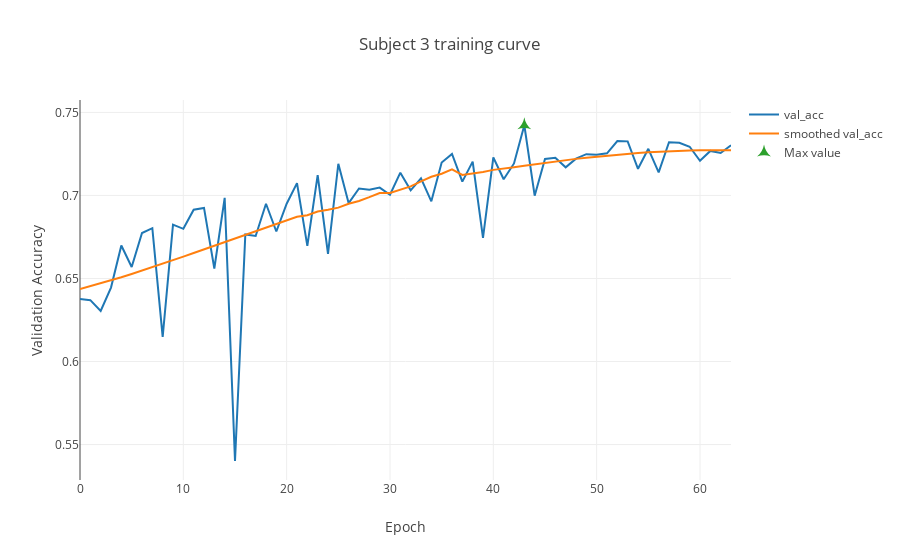

Here is the notebook cell this chart was saved with:
### Code cell
HIST_PATH = 'results/history/db1/ts200/'
subject = 3
with open(HIST_PATH+'subject:{}_history.pickle'.format(subject), 'rb') as hfile:
    data = pickle.load(hfile)

max_idx = data['val_acc'].index(max(data['val_acc']))
max_val = data['val_acc'][max_idx:max_idx+1]
max_x = [max_idx, max_idx+1]
layout = go.Layout(
    title = 'Subject {} training curve'.format(subject),
    xaxis = {'title': 'Epoch'},
    yaxis = {'title': 'Validation Accuracy'})
iplot({'data': [{'y': data['val_acc'],'name': 'val_acc'},
                {'y': signal.savgol_filter(data['val_acc'], 43, 3), 
                 'name': 'smoothed val_acc'},
                {'y': max_val, 'x': max_x, 'mode': 'markers',
                 'marker':{'size': 10, 'symbol': 'star-triangle-up'}, 'name': 'Max value'},
               ],
       'layout': layout})

### Figure 1 — Plotly figure (JSON) as saved in the notebook; plotly's stock layout.template omitted (floating-point values rounded to 4 significant figures)
{"data": [{"name": "val_acc", "y": [0.6377, 0.637, 0.6305, 0.6445, 0.6698, 0.6569, 0.6774, 0.6803, 0.6148, 0.6824, 0.6799, 0.6914, 0.6925, 0.656, 0.6986, 0.5401, 0.6765, 0.6756, 0.695, 0.6783, 0.695, 0.7074, 0.6697, 0.7123, 0.6648, 0.7191, 0.6954, 0.7042, 0.7035, 0.7047, 0.7004, 0.7137, 0.7031, 0.7103, 0.6964, 0.7198, 0.725, 0.7083, 0.7203, 0.6745, 0.7229, 0.7097, 0.7193, 0.7423, 0.6999, 0.722, 0.7227, 0.7169, 0.7221, 0.7248, 0.7245, 0.7254, 0.7327, 0.7326, 0.716, 0.7281, 0.7139, 0.732, 0.7317, 0.7293, 0.7209, 0.7268, 0.7256, 0.7302]}, {"name": "smoothed val_acc", "y": [0.6436, 0.6453, 0.647, 0.6489, 0.6508, 0.6527, 0.6547, 0.6568, 0.6589, 0.661, 0.6632, 0.6654, 0.6676, 0.6698, 0.672, 0.6742, 0.6764, 0.6786, 0.6808, 0.683, 0.6851, 0.6872, 0.6881, 0.6903, 0.6913, 0.6926, 0.695, 0.6967, 0.699, 0.7015, 0.7015, 0.7035, 0.7055, 0.7085, 0.7112, 0.7131, 0.7157, 0.7124, 0.7132, 0.7141, 0.7154, 0.716, 0.717, 0.7179, 0.7188, 0.7197, 0.7205, 0.7213, 0.722, 0.7227, 0.7234, 0.724, 0.7246, 0.7251, 0.7256, 0.726, 0.7263, 0.7266, 0.7269, 0.7271, 0.7272, 0.7273, 0.7273, 0.7273]}, {"marker": {"size": 10, "symbol": "star-triangle-up"}, "mode": "markers", "name": "Max value", "x": [43, 44], "y": [0.7423]}], "layout": {"title": "Subject 3 training curve", "xaxis": {"title": "Epoch"}, "yaxis": {"title": "Validation Accuracy"}}}
